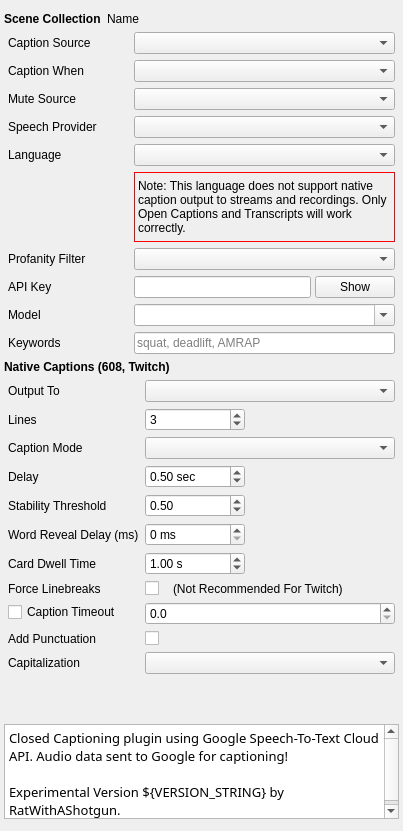
         <widget class="QWidget" name="tab">
          <attribute name="title">
           <string>General</string>
          </attribute>
          <layout class="QVBoxLayout" name="verticalLayoutTabGeneral">
           <property name="spacing">
            <number>6</number>
           </property>
           <property name="leftMargin">
            <number>4</number>
           </property>
           <property name="topMargin">
            <number>12</number>
           </property>
           <property name="rightMargin">
            <number>4</number>
           </property>
           <property name="bottomMargin">
            <number>12</number>
           </property>
           <item>
            <widget class="QFrame" name="generalSceneCollectionWidget">
             <property name="sizePolicy">
              <sizepolicy hsizetype="Preferred" vsizetype="Fixed">
               <horstretch>0</horstretch>
               <verstretch>0</verstretch>
              </sizepolicy>
             </property>
             <property name="frameShape">
              <enum>QFrame::NoFrame</enum>
             </property>
             <property name="frameShadow">
              <enum>QFrame::Plain</enum>
             </property>
             <property name="lineWidth">
              <number>0</number>
             </property>
             <layout class="QFormLayout" name="formLayout_2">
              <property name="labelAlignment">
               <set>Qt::AlignLeading|Qt::AlignLeft|Qt::AlignVCenter</set>
              </property>
              <property name="formAlignment">
               <set>Qt::AlignLeading|Qt::AlignLeft|Qt::AlignTop</set>
              </property>
              <property name="verticalSpacing">
               <number>0</number>
              </property>
              <property name="leftMargin">
               <number>0</number>
              </property>
              <property name="topMargin">
               <number>0</number>
              </property>
              <property name="rightMargin">
               <number>0</number>
              </property>
              <property name="bottomMargin">
               <number>0</number>
              </property>
              <item row="1" column="0">
               <widget class="QLabel" name="sceneCollectionNameLabel_GeneralLeft">
                <property name="font">
                 <font>
                  <bold>true</bold>
                 </font>
                </property>
                <property name="text">
                 <string>Scene Collection</string>
                </property>
               </widget>
              </item>
              <item row="1" column="1">
               <widget class="QLabel" name="sceneCollectionNameLabel_GeneralRight">
                <property name="text">
                 <string>Name</string>
                </property>
               </widget>
              </item>
             </layout>
            </widget>
           </item>
           <item>
            <widget class="QWidget" name="widget_2" native="true">
             <property name="sizePolicy">
              <sizepolicy hsizetype="Preferred" vsizetype="Fixed">
               <horstretch>0</horstretch>
               <verstretch>0</verstretch>
              </sizepolicy>
             </property>
             <layout class="QFormLayout" name="formLayout">
              <property name="sizeConstraint">
               <enum>QLayout::SetNoConstraint</enum>
              </property>
              <property name="labelAlignment">
               <set>Qt::AlignLeading|Qt::AlignLeft|Qt::AlignVCenter</set>
              </property>
              <property name="formAlignment">
               <set>Qt::AlignLeading|Qt::AlignLeft|Qt::AlignTop</set>
              </property>
              <property name="verticalSpacing">
               <number>6</number>
              </property>
              <property name="leftMargin">
               <number>4</number>
              </property>
              <property name="topMargin">
               <number>0</number>
              </property>
              <property name="rightMargin">
               <number>4</number>
              </property>
              <property name="bottomMargin">
               <number>0</number>
              </property>
              <item row="0" column="0">
               <widget class="QLabel" name="label">
                <property name="sizePolicy">
                 <sizepolicy hsizetype="Fixed" vsizetype="Preferred">
                  <horstretch>0</horstretch>
                  <verstretch>0</verstretch>
                 </sizepolicy>
                </property>
                <property name="text">
                 <string>Caption Source</string>
                </property>
               </widget>
              </item>
              <item row="0" column="1">
               <widget class="QComboBox" name="sourcesComboBox">
                <property name="sizePolicy">
                 <sizepolicy hsizetype="Preferred" vsizetype="Fixed">
                  <horstretch>0</horstretch>
                  <verstretch>0</verstretch>
                 </sizepolicy>
                </property>
                <property name="minimumSize">
                 <size>
                  <width>250</width>
                  <height>0</height>
                 </size>
                </property>
               </widget>
              </item>
              <item row="1" column="0">
               <widget class="QLabel" name="captionWhenLabel">
                <property name="text">
                 <string>Caption When</string>
                </property>
               </widget>
              </item>
              <item row="1" column="1">
               <widget class="QComboBox" name="captionWhenComboBox">
                <property name="sizePolicy">
                 <sizepolicy hsizetype="Preferred" vsizetype="Fixed">
                  <horstretch>0</horstretch>
                  <verstretch>0</verstretch>
                 </sizepolicy>
                </property>
                <property name="minimumSize">
                 <size>
                  <width>250</width>
                  <height>0</height>
                 </size>
                </property>
               </widget>
              </item>
              <item row="2" column="0">
               <widget class="QLabel" name="muteSourceLabel">
                <property name="text">
                 <string>Mute Source</string>
                </property>
               </widget>
              </item>
              <item row="2" column="1">
               <widget class="QComboBox" name="muteSourceComboBox">
                <property name="sizePolicy">
                 <sizepolicy hsizetype="Preferred" vsizetype="Fixed">
                  <horstretch>0</horstretch>
                  <verstretch>0</verstretch>
                 </sizepolicy>
                </property>
                <property name="minimumSize">
                 <size>
                  <width>250</width>
                  <height>0</height>
                 </size>
                </property>
               </widget>
              </item>
              <item row="3" column="0">
               <widget class="QLabel" name="speechApiProviderLabel">
                <property name="minimumSize">
                 <size>
                  <width>120</width>
                  <height>0</height>
                 </size>
                </property>
                <property name="text">
                 <string>Speech Provider</string>
                </property>
               </widget>
              </item>
              <item row="3" column="1">
               <widget class="QComboBox" name="speechApiProviderComboBox">
                <property name="sizePolicy">
                 <sizepolicy hsizetype="Preferred" vsizetype="Fixed">
                  <horstretch>0</horstretch>
                  <verstretch>0</verstretch>
                 </sizepolicy>
                </property>
                <property name="minimumSize">
                 <size>
                  <width>250</width>
                  <height>0</height>
                 </size>
                </property>
               </widget>
              </item>
              <item row="4" column="0">
               <widget class="QLabel" name="label_6">
                <property name="minimumSize">
                 <size>
                  <width>120</width>
                  <height>0</height>
                 </size>
                </property>
                <property name="text">
                 <string>Language </string>
                </property>
               </widget>
              </item>
              <item row="4" column="1">
               <widget class="QComboBox" name="languageComboBox">
                <property name="sizePolicy">
                 <sizepolicy hsizetype="Preferred" vsizetype="Fixed">
                  <horstretch>0</horstretch>
                  <verstretch>0</verstretch>
                 </sizepolicy>
                </property>
                <property name="minimumSize">
                 <size>
                  <width>250</width>
                  <height>0</height>
                 </size>
                </property>
               </widget>
              </item>
              <item row="5" column="1">
               <widget class="QLabel" name="languageWarningLabel">
                <property name="minimumSize">
                 <size>
                  <width>242</width>
                  <height>70</height>
                 </size>
                </property>
                <property name="styleSheet">
                 <string notr="true">border: 1px solid red;</string>
                </property>
                <property name="text">
                 <string>Note: This language does not support native caption output to streams and recordings. Only Open Captions and Transcripts will work correctly.</string>
                </property>
                <property name="wordWrap">
                 <bool>true</bool>
                </property>
               </widget>
              </item>
              <item row="6" column="0">
               <widget class="QLabel" name="profanitFilterLabel">
                <property name="text">
                 <string>Profanity Filter</string>
                </property>
               </widget>
              </item>
              <item row="6" column="1">
               <widget class="QComboBox" name="profanityFilterComboBox">
                <property name="sizePolicy">
                 <sizepolicy hsizetype="Preferred" vsizetype="Fixed">
                  <horstretch>0</horstretch>
                  <verstretch>0</verstretch>
                 </sizepolicy>
                </property>
                <property name="minimumSize">
                 <size>
                  <width>250</width>
                  <height>0</height>
                 </size>
                </property>
               </widget>
              </item>
              <item row="7" column="0">
               <widget class="QLabel" name="apiKeyLabel">
                <property name="text">
                 <string>API Key</string>
                </property>
               </widget>
              </item>
              <item row="7" column="1">
               <widget class="QWidget" name="apiKeyWidget" native="true">
                <property name="minimumSize">
                 <size>
                  <width>250</width>
                  <height>0</height>
                 </size>
                </property>
                <layout class="QHBoxLayout" name="horizontalLayout_2">
                 <property name="spacing">
                  <number>4</number>
                 </property>
                 <property name="leftMargin">
                  <number>0</number>
                 </property>
                 <property name="topMargin">
                  <number>0</number>
                 </property>
                 <property name="rightMargin">
                  <number>0</number>
                 </property>
                 <property name="bottomMargin">
                  <number>0</number>
                 </property>
                 <item>
                  <widget class="QLineEdit" name="apiKeyLineEdit">
                   <property name="echoMode">
                    <enum>QLineEdit::Password</enum>
                   </property>
                  </widget>
                 </item>
                 <item>
                  <widget class="QPushButton" name="apiKeyShowPushButton">
                   <property name="text">
                    <string>Show</string>
                   </property>
                  </widget>
                 </item>
                </layout>
               </widget>
              </item>
              <item row="8" column="0">
               <widget class="QLabel" name="deepgramModelLabel">
                <property name="text">
                 <string>Model</string>
                </property>
               </widget>
              </item>
              <item row="8" column="1">
               <widget class="QComboBox" name="deepgramModelComboBox">
                <property name="sizePolicy">
                 <sizepolicy hsizetype="Preferred" vsizetype="Fixed">
                  <horstretch>0</horstretch>
                  <verstretch>0</verstretch>
                 </sizepolicy>
                </property>
                <property name="minimumSize">
                 <size>
                  <width>250</width>
                  <height>0</height>
                 </size>
                </property>
                <property name="editable">
                 <bool>true</bool>
                </property>
               </widget>
              </item>
              <item row="9" column="0">
               <widget class="QLabel" name="deepgramKeywordsLabel">
                <property name="text">
                 <string>Keywords</string>
                </property>
               </widget>
              </item>
              <item row="9" column="1">
               <widget class="QLineEdit" name="deepgramKeywordsLineEdit">
                <property name="minimumSize">
                 <size>
                  <width>250</width>
                  <height>0</height>
                 </size>
                </property>
                <property name="placeholderText">
                 <string>squat, deadlift, AMRAP</string>
                </property>
               </widget>
              </item>
             </layout>
            </widget>
           </item>
           <item>
            <widget class="QLabel" name="label_5">
             <property name="sizePolicy">
              <sizepolicy hsizetype="Preferred" vsizetype="Fixed">
               <horstretch>0</horstretch>
               <verstretch>0</verstretch>
              </sizepolicy>
             </property>
             <property name="font">
              <font>
               <bold>true</bold>
              </font>
             </property>
             <property name="text">
              <string>Native Captions (608, Twitch)</string>
             </property>
            </widget>
           </item>
           <item>
            <widget class="QFrame" name="frame">
             <property name="sizePolicy">
              <sizepolicy hsizetype="Preferred" vsizetype="Fixed">
               <horstretch>0</horstretch>
               <verstretch>0</verstretch>
              </sizepolicy>
             </property>
             <property name="frameShape">
              <enum>QFrame::NoFrame</enum>
             </property>
             <property name="frameShadow">
              <enum>QFrame::Raised</enum>
             </property>
             <layout class="QFormLayout" name="formLayout_5">
              <property name="labelAlignment">
               <set>Qt::AlignLeading|Qt::AlignLeft|Qt::AlignVCenter</set>
              </property>
              <property name="formAlignment">
               <set>Qt::AlignLeading|Qt::AlignLeft|Qt::AlignTop</set>
              </property>
              <property name="leftMargin">
               <number>4</number>
              </property>
              <property name="topMargin">
               <number>0</number>
              </property>
              <property name="rightMargin">
               <number>4</number>
              </property>
              <property name="bottomMargin">
               <number>4</number>
              </property>
              <item row="0" column="0">
               <widget class="QLabel" name="nativeOutputToLabel">
                <property name="text">
                 <string>Output To</string>
                </property>
               </widget>
              </item>
              <item row="0" column="1">
               <widget class="QComboBox" name="outputTargetComboBox">
                <property name="sizePolicy">
                 <sizepolicy hsizetype="Preferred" vsizetype="Fixed">
                  <horstretch>0</horstretch>
                  <verstretch>0</verstretch>
                 </sizepolicy>
                </property>
                <property name="minimumSize">
                 <size>
                  <width>250</width>
                  <height>0</height>
                 </size>
                </property>
               </widget>
              </item>
              <item row="1" column="0">
               <widget class="QLabel" name="nativeLineCountLabel">
                <property name="text">
                 <string>Lines</string>
                </property>
               </widget>
              </item>
              <item row="1" column="1">
               <widget class="QSpinBox" name="lineCountSpinBox">
                <property name="sizePolicy">
                 <sizepolicy hsizetype="Fixed" vsizetype="Fixed">
                  <horstretch>0</horstretch>
                  <verstretch>0</verstretch>
                 </sizepolicy>
                </property>
                <property name="minimumSize">
                 <size>
                  <width>100</width>
                  <height>0</height>
                 </size>
                </property>
                <property name="minimum">
                 <number>1</number>
                </property>
                <property name="maximum">
                 <number>4</number>
                </property>
                <property name="value">
                 <number>3</number>
                </property>
               </widget>
              </item>
              <item row="2" column="0">
               <widget class="QLabel" name="streamOutputModeLabel">
                <property name="text">
                 <string>Caption Mode</string>
                </property>
               </widget>
              </item>
              <item row="2" column="1">
               <widget class="QComboBox" name="streamOutputModeComboBox">
                <property name="sizePolicy">
                 <sizepolicy hsizetype="Preferred" vsizetype="Fixed">
                  <horstretch>0</horstretch>
                  <verstretch>0</verstretch>
                 </sizepolicy>
                </property>
                <property name="minimumSize">
                 <size>
                  <width>250</width>
                  <height>0</height>
                 </size>
                </property>
               </widget>
              </item>
              <item row="3" column="0">
               <widget class="QLabel" name="debounceDelayLabel">
                <property name="text">
                 <string>Delay</string>
                </property>
               </widget>
              </item>
              <item row="3" column="1">
               <widget class="QDoubleSpinBox" name="debounceDelaySpinBox">
                <property name="sizePolicy">
                 <sizepolicy hsizetype="Fixed" vsizetype="Fixed">
                  <horstretch>0</horstretch>
                  <verstretch>0</verstretch>
                 </sizepolicy>
                </property>
                <property name="minimumSize">
                 <size>
                  <width>100</width>
                  <height>0</height>
                 </size>
                </property>
                <property name="suffix">
                 <string> sec</string>
                </property>
                <property name="minimum">
                 <double>0.100000000000000</double>
                </property>
                <property name="maximum">
                 <double>5.000000000000000</double>
                </property>
                <property name="singleStep">
                 <double>0.100000000000000</double>
                </property>
                <property name="value">
                 <double>0.500000000000000</double>
                </property>
               </widget>
              </item>
              <item row="4" column="0">
               <widget class="QLabel" name="stabilityThresholdLabel">
                <property name="text">
                 <string>Stability Threshold</string>
                </property>
               </widget>
              </item>
              <item row="4" column="1">
               <widget class="QDoubleSpinBox" name="stabilityThresholdSpinBox">
                <property name="sizePolicy">
                 <sizepolicy hsizetype="Fixed" vsizetype="Fixed">
                  <horstretch>0</horstretch>
                  <verstretch>0</verstretch>
                 </sizepolicy>
                </property>
                <property name="minimumSize">
                 <size>
                  <width>100</width>
                  <height>0</height>
                 </size>
                </property>
                <property name="minimum">
                 <double>0.000000000000000</double>
                </property>
                <property name="maximum">
                 <double>1.000000000000000</double>
                </property>
                <property name="singleStep">
                 <double>0.100000000000000</double>
                </property>
                <property name="value">
                 <double>0.500000000000000</double>
                </property>
               </widget>
              </item>
              <item row="5" column="0">
               <widget class="QLabel" name="wordRevealDelayLabel">
                <property name="text">
                 <string>Word Reveal Delay (ms)</string>
                </property>
               </widget>
              </item>
              <item row="5" column="1">
               <widget class="QSpinBox" name="wordRevealDelaySpinBox">
                <property name="sizePolicy">
                 <sizepolicy hsizetype="Fixed" vsizetype="Fixed">
                  <horstretch>0</horstretch>
                  <verstretch>0</verstretch>
                 </sizepolicy>
                </property>
                <property name="minimumSize">
                 <size>
                  <width>100</width>
                  <height>0</height>
                 </size>
                </property>
                <property name="minimum">
                 <number>0</number>
                </property>
                <property name="maximum">
                 <number>2000</number>
                </property>
                <property name="singleStep">
                 <number>50</number>
                </property>
                <property name="value">
                 <number>0</number>
                </property>
                <property name="suffix">
                 <string> ms</string>
                </property>
               </widget>
              </item>
              <item row="6" column="0">
               <widget class="QLabel" name="cardDwellLabel">
                <property name="text">
                 <string>Card Dwell Time</string>
                </property>
               </widget>
              </item>
              <item row="6" column="1">
               <widget class="QDoubleSpinBox" name="cardDwellSpinBox">
                <property name="sizePolicy">
                 <sizepolicy hsizetype="Fixed" vsizetype="Fixed">
                  <horstretch>0</horstretch>
                  <verstretch>0</verstretch>
                 </sizepolicy>
                </property>
                <property name="minimumSize">
                 <size>
                  <width>100</width>
                  <height>0</height>
                 </size>
                </property>
                <property name="minimum">
                 <double>0.000000000000000</double>
                </property>
                <property name="maximum">
                 <double>3.000000000000000</double>
                </property>
                <property name="singleStep">
                 <double>0.100000000000000</double>
                </property>
                <property name="value">
                 <double>1.000000000000000</double>
                </property>
                <property name="suffix">
                 <string> s</string>
                </property>
               </widget>
              </item>
              <item row="7" column="0">
               <widget class="QLabel" name="nativeForceLinebreaksLabel">
                <property name="text">
                 <string>Force Linebreaks</string>
                </property>
               </widget>
              </item>
              <item row="7" column="1">
               <widget class="QWidget" name="widget_7" native="true">
                <layout class="QHBoxLayout" name="horizontalLayout_5">
                 <property name="spacing">
                  <number>14</number>
                 </property>
                 <property name="leftMargin">
                  <number>0</number>
                 </property>
                 <property name="topMargin">
                  <number>0</number>
                 </property>
                 <property name="rightMargin">
                  <number>0</number>
                 </property>
                 <property name="bottomMargin">
                  <number>0</number>
                 </property>
                 <item>
                  <widget class="QCheckBox" name="insertLinebreaksCheckBox">
                   <property name="text">
                    <string/>
                   </property>
                  </widget>
                 </item>
                 <item>
                  <widget class="QLabel" name="nativeLinebreaksNotRecommendendLabel">
                   <property name="text">
                    <string>(Not Recommended For Twitch)</string>
                   </property>
                  </widget>
                 </item>
                 <item>
                  <spacer name="horizontalSpacer_2">
                   <property name="orientation">
                    <enum>Qt::Horizontal</enum>
                   </property>
                   <property name="sizeHint" stdset="0">
                    <size>
                     <width>20</width>
                     <height>10</height>
                    </size>
                   </property>
                  </spacer>
                 </item>
                </layout>
               </widget>
              </item>
              <item row="8" column="0">
               <widget class="QCheckBox" name="captionTimeoutEnabledCheckBox">
                <property name="text">
                 <string>Caption Timeout</string>
                </property>
               </widget>
              </item>
              <item row="8" column="1">
               <widget class="QDoubleSpinBox" name="captionTimeoutDoubleSpinBox">
                <property name="minimumSize">
                 <size>
                  <width>150</width>
                  <height>0</height>
                 </size>
                </property>
                <property name="decimals">
                 <number>1</number>
                </property>
               </widget>
              </item>
              <item row="9" column="0">
               <widget class="QLabel" name="label_22">
                <property name="text">
                 <string>Add Punctuation </string>
                </property>
               </widget>
              </item>
              <item row="9" column="1">
               <widget class="QCheckBox" name="addPunctuationCheckBox">
                <property name="text">
                 <string/>
                </property>
               </widget>
              </item>
              <item row="10" column="0">
               <widget class="QLabel" name="label_15">
                <property name="text">
                 <string>Capitalization</string>
                </property>
               </widget>
              </item>
              <item row="10" column="1">
               <widget class="QComboBox" name="capitalizationComboBox">
                <property name="sizePolicy">
                 <sizepolicy hsizetype="Preferred" vsizetype="Fixed">
                  <horstretch>0</horstretch>
                  <verstretch>0</verstretch>
                 </sizepolicy>
                </property>
                <property name="minimumSize">
                 <size>
                  <width>250</width>
                  <height>0</height>
                 </size>
                </property>
               </widget>
              </item>
             </layout>
            </widget>
           </item>
           <item>
            <spacer name="verticalSpacer">
             <property name="orientation">
              <enum>Qt::Vertical</enum>
             </property>
             <property name="sizeHint" stdset="0">
              <size>
               <width>20</width>
               <height>40</height>
              </size>
             </property>
            </spacer>
           </item>
           <item>
            <widget class="QTextBrowser" name="bottomTextBrowser">
             <property name="sizePolicy">
              <sizepolicy hsizetype="Expanding" vsizetype="Fixed">
               <horstretch>0</horstretch>
               <verstretch>0</verstretch>
              </sizepolicy>
             </property>
             <property name="maximumSize">
              <size>
               <width>16777215</width>
               <height>95</height>
              </size>
             </property>
             <property name="font">
              <font>
               <family>.SF NS</family>
               <pointsize>11</pointsize>
              </font>
             </property>
             <property name="html">
              <string>&lt;!DOCTYPE HTML PUBLIC &quot;-//W3C//DTD HTML 4.0//EN&quot; &quot;http://www.w3.org/TR/REC-html40/strict.dtd&quot;&gt;
&lt;html&gt;&lt;head&gt;&lt;meta name=&quot;qrichtext&quot; content=&quot;1&quot; /&gt;&lt;meta charset=&quot;utf-8&quot; /&gt;&lt;style type=&quot;text/css&quot;&gt;
p, li { white-space: pre-wrap; }
hr { height: 1px; border-width: 0; }
li.unchecked::marker { content: &quot;\2610&quot;; }
li.checked::marker { content: &quot;\2612&quot;; }
&lt;/style&gt;&lt;/head&gt;&lt;body style=&quot; font-family:'.SF NS'; font-size:11pt; font-weight:400; font-style:normal;&quot;&gt;
&lt;p style=&quot; margin-top:0px; margin-bottom:0px; margin-left:0px; margin-right:0px; -qt-block-indent:0; text-indent:0px;&quot;&gt;&lt;span style=&quot; font-family:'.SF NS Text'; font-size:10pt;&quot;&gt;Closed Captioning plugin using Google Speech-To-Text Cloud API. Audio data sent to Google for captioning!&lt;/span&gt;&lt;/p&gt;
&lt;p style=&quot;-qt-paragraph-type:empty; margin-top:0px; margin-bottom:0px; margin-left:0px; margin-right:0px; -qt-block-indent:0; text-indent:0px; font-family:'.SF NS Text'; font-size:10pt;&quot;&gt;&lt;br /&gt;&lt;/p&gt;
&lt;p style=&quot; margin-top:0px; margin-bottom:0px; margin-left:0px; margin-right:0px; -qt-block-indent:0; text-indent:0px;&quot;&gt;&lt;span style=&quot; font-family:'.SF NS Text'; font-size:10pt;&quot;&gt;Experimental Version ${VERSION_STRING} by RatWithAShotgun.&lt;/span&gt;&lt;/p&gt;&lt;/body&gt;&lt;/html&gt;</string>
             </property>
            </widget>
           </item>
          </layout>
         </widget>
